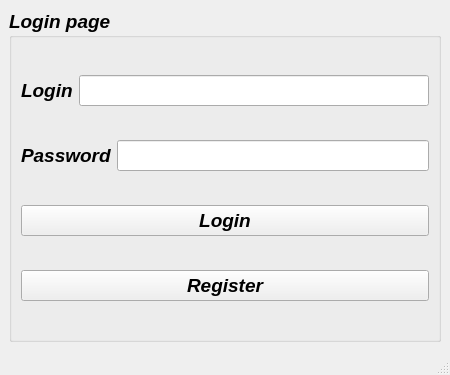
<?xml version="1.0" encoding="UTF-8"?>
<ui version="4.0">
 <class>MainWindow</class>
 <widget class="QMainWindow" name="MainWindow">
  <property name="geometry">
   <rect>
    <x>0</x>
    <y>0</y>
    <width>450</width>
    <height>375</height>
   </rect>
  </property>
  <property name="font">
   <font>
    <pointsize>12</pointsize>
    <italic>true</italic>
    <bold>true</bold>
   </font>
  </property>
  <property name="windowTitle">
   <string>MainWindow</string>
  </property>
  <widget class="QWidget" name="centralwidget">
   <layout class="QGridLayout" name="gridLayout">
    <item row="0" column="0">
     <widget class="QGroupBox" name="groupBox">
      <property name="font">
       <font>
        <pointsize>14</pointsize>
        <italic>true</italic>
        <bold>true</bold>
       </font>
      </property>
      <property name="title">
       <string>Login page</string>
      </property>
      <property name="flat">
       <bool>false</bool>
      </property>
      <layout class="QGridLayout" name="gridLayout_2">
       <item row="0" column="0">
        <layout class="QHBoxLayout" name="horizontalLayout">
         <item>
          <widget class="QLabel" name="label">
           <property name="font">
            <font>
             <pointsize>14</pointsize>
             <italic>true</italic>
             <bold>true</bold>
            </font>
           </property>
           <property name="text">
            <string>Login</string>
           </property>
          </widget>
         </item>
         <item>
          <widget class="QLineEdit" name="LoginLine"/>
         </item>
        </layout>
       </item>
       <item row="2" column="0">
        <widget class="QPushButton" name="LoginButton">
         <property name="text">
          <string>Login</string>
         </property>
        </widget>
       </item>
       <item row="1" column="0">
        <layout class="QHBoxLayout" name="horizontalLayout_2">
         <item>
          <widget class="QLabel" name="label_2">
           <property name="font">
            <font>
             <pointsize>14</pointsize>
             <italic>true</italic>
             <bold>true</bold>
            </font>
           </property>
           <property name="text">
            <string>Password</string>
           </property>
          </widget>
         </item>
         <item>
          <widget class="QLineEdit" name="passwordLine"/>
         </item>
        </layout>
       </item>
       <item row="3" column="0">
        <widget class="QPushButton" name="pushButton">
         <property name="text">
          <string>Register</string>
         </property>
        </widget>
       </item>
      </layout>
     </widget>
    </item>
   </layout>
  </widget>
  <widget class="QMenuBar" name="menubar">
   <property name="geometry">
    <rect>
     <x>0</x>
     <y>0</y>
     <width>450</width>
     <height>27</height>
    </rect>
   </property>
  </widget>
  <widget class="QStatusBar" name="statusbar"/>
 </widget>
 <resources/>
 <connections/>
</ui>
